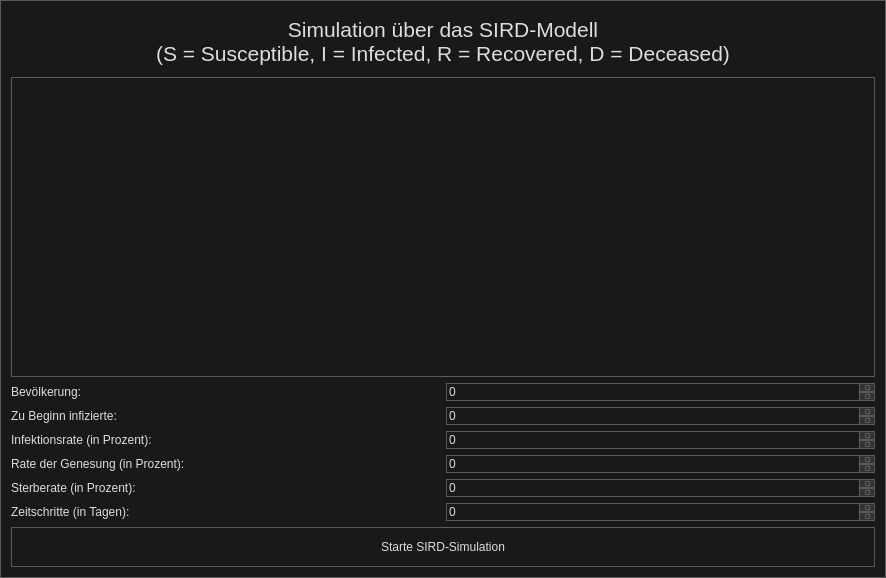
<?xml version="1.0" encoding="UTF-8"?>
<ui version="4.0">
 <class>Dialog</class>
 <widget class="QDialog" name="Dialog">
  <property name="geometry">
   <rect>
    <x>0</x>
    <y>0</y>
    <width>886</width>
    <height>578</height>
   </rect>
  </property>
  <property name="windowTitle">
   <string>Dialog</string>
  </property>
  <property name="styleSheet">
   <string notr="true">/*
	Copyright 2013 Emanuel Claesson

	Licensed under the Apache License, Version 2.0 (the &quot;License&quot;);
	you may not use this file except in compliance with the License.
	You may obtain a copy of the License at

		http://www.apache.org/licenses/LICENSE-2.0

	Unless required by applicable law or agreed to in writing, software
	distributed under the License is distributed on an &quot;AS IS&quot; BASIS,
	WITHOUT WARRANTIES OR CONDITIONS OF ANY KIND, either express or implied.
	See the License for the specific language governing permissions and
	limitations under the License.
*/

/*
	COLOR_DARK     = #191919
	COLOR_MEDIUM   = #353535
	COLOR_MEDLIGHT = #5A5A5A
	COLOR_LIGHT    = #DDDDDD
	COLOR_ACCENT   = #3D7848
*/

* {
	background: #191919;
	color: #DDDDDD;
	border: 1px solid #5A5A5A;
}

QWidget::item:selected {
	background: #3D7848;
}

QCheckBox, QRadioButton {
	border: none;
}

QRadioButton::indicator, QCheckBox::indicator {
	width: 13px;
	height: 13px;
}

QRadioButton::indicator::unchecked, QCheckBox::indicator::unchecked {
	border: 1px solid #5A5A5A;
	background: none;
}

QRadioButton::indicator::checked, QCheckBox::indicator::checked {
	border: 1px solid #5A5A5A;
	background: #3D7848;
}

QGroupBox {
	margin-top: 6px;
}

QGroupBox::title {
	top: -7px;
	left: 7px;
}

QScrollBar {
	border: 1px solid #5A5A5A;
	background: #191919;
}

QScrollBar:horizontal {
	height: 15px;
	margin: 0px 0px 0px 32px;
}

QScrollBar:vertical {
	width: 15px;
	margin: 32px 0px 0px 0px;
}

QScrollBar::handle {
	background: #353535;
	border: 1px solid #5A5A5A;
}

QScrollBar::handle:horizontal {
	border-width: 0px 1px 0px 1px;
}

QScrollBar::handle:vertical {
	border-width: 1px 0px 1px 0px;
}

QScrollBar::handle:horizontal {
	min-width: 20px;
}

QScrollBar::handle:vertical {
	min-height: 20px;
}

QScrollBar::add-line, QScrollBar::sub-line {
	background:#353535;
	border: 1px solid #5A5A5A;
	subcontrol-origin: margin;
}

QScrollBar::add-line {
	position: absolute;
}

QScrollBar::add-line:horizontal {
	width: 15px;
	subcontrol-position: left;
	left: 15px;
}

QScrollBar::add-line:vertical {
	height: 15px;
	subcontrol-position: top;
	top: 15px;
}

QScrollBar::sub-line:horizontal {
	width: 15px;
	subcontrol-position: top left;
}

QScrollBar::sub-line:vertical {
	height: 15px;
	subcontrol-position: top;
}

QScrollBar:left-arrow, QScrollBar::right-arrow, QScrollBar::up-arrow, QScrollBar::down-arrow {
	border: 1px solid #5A5A5A;
	width: 3px;
	height: 3px;
}

QScrollBar::add-page, QScrollBar::sub-page {
	background: none;
}

QAbstractButton:hover {
	background: #353535;
}

QAbstractButton:pressed {
	background: #5A5A5A;
}

QAbstractItemView {
	show-decoration-selected: 1;
	selection-background-color: #3D7848;
	selection-color: #DDDDDD;
	alternate-background-color: #353535;
}

QHeaderView {
	border: 1px solid #5A5A5A;
}

QHeaderView::section {
	background: #191919;
	border: 1px solid #5A5A5A;
	padding: 4px;
}

QHeaderView::section:selected, QHeaderView::section::checked {
	background: #353535;
}

QTableView {
	gridline-color: #5A5A5A;
}

QTabBar {
	margin-left: 2px;
}

QTabBar::tab {
	border-radius: 0px;
	padding: 4px;
	margin: 4px;
}

QTabBar::tab:selected {
	background: #353535;
}

QComboBox::down-arrow {
	border: 1px solid #5A5A5A;
	background: #353535;
}

QComboBox::drop-down {
	border: 1px solid #5A5A5A;
	background: #353535;
}

QComboBox::down-arrow {
	width: 3px;
	height: 3px;
	border: 1px solid #5A5A5A;
}

QAbstractSpinBox {
	padding-right: 15px;
}

QAbstractSpinBox::up-button, QAbstractSpinBox::down-button {
	border: 1px solid #5A5A5A;
	background: #353535;
	subcontrol-origin: border;
}

QAbstractSpinBox::up-arrow, QAbstractSpinBox::down-arrow {
	width: 3px;
	height: 3px;
	border: 1px solid #5A5A5A;
}

QSlider {
	border: none;
}

QSlider::groove:horizontal {
	height: 5px;
	margin: 4px 0px 4px 0px;
}

QSlider::groove:vertical {
	width: 5px;
	margin: 0px 4px 0px 4px;
}

QSlider::handle {
	border: 1px solid #5A5A5A;
	background: #808080;
}

QSlider::handle:horizontal {
	width: 15px;
	margin: -4px 0px -4px 0px;
}

QSlider::handle:vertical {
	height: 15px;
	margin: 0px -4px 0px -4px;
}

QSlider::add-page:vertical, QSlider::sub-page:horizontal {
	background: #3D7848;
}

QSlider::sub-page:vertical, QSlider::add-page:horizontal {
	background: #808080;
}

QLabel {
	border: none;
}

QProgressBar {
	text-align: center;
}

QProgressBar::chunk {
	width: 1px;
	background-color: #3D7848;
}

QMenu::separator {
	background: #353535;
}</string>
  </property>
  <layout class="QVBoxLayout" name="verticalLayout_2">
   <item>
    <widget class="QLabel" name="label">
     <property name="font">
      <font>
       <pointsize>16</pointsize>
       <weight>50</weight>
       <bold>false</bold>
      </font>
     </property>
     <property name="text">
      <string>Simulation über das SIRD-Modell
(S = Susceptible, I = Infected, R = Recovered, D = Deceased)</string>
     </property>
     <property name="alignment">
      <set>Qt::AlignCenter</set>
     </property>
    </widget>
   </item>
   <item>
    <layout class="QVBoxLayout" name="verticalLayout">
     <item>
      <widget class="PlotWidget" name="graphWidget_SIRD" native="true">
       <property name="minimumSize">
        <size>
         <width>300</width>
         <height>300</height>
        </size>
       </property>
      </widget>
     </item>
     <item>
      <layout class="QHBoxLayout" name="horizontalLayout">
       <item>
        <widget class="QLabel" name="label_population">
         <property name="text">
          <string>Bevölkerung:</string>
         </property>
        </widget>
       </item>
       <item>
        <widget class="QSpinBox" name="spinBox_population"/>
       </item>
      </layout>
     </item>
     <item>
      <layout class="QHBoxLayout" name="horizontalLayout_3">
       <item>
        <widget class="QLabel" name="label_initiallyInfected">
         <property name="text">
          <string>Zu Beginn infizierte:</string>
         </property>
        </widget>
       </item>
       <item>
        <widget class="QSpinBox" name="spinBox_initiallyInfected"/>
       </item>
      </layout>
     </item>
     <item>
      <layout class="QHBoxLayout" name="horizontalLayout_2">
       <item>
        <widget class="QLabel" name="label_infectionRate">
         <property name="text">
          <string>Infektionsrate (in Prozent):</string>
         </property>
        </widget>
       </item>
       <item>
        <widget class="QSpinBox" name="spinBox_infectionRate"/>
       </item>
      </layout>
     </item>
     <item>
      <layout class="QHBoxLayout" name="horizontalLayout_4">
       <item>
        <widget class="QLabel" name="label_healthyRate">
         <property name="text">
          <string>Rate der Genesung (in Prozent):</string>
         </property>
        </widget>
       </item>
       <item>
        <widget class="QSpinBox" name="spinBox_healthyRate"/>
       </item>
      </layout>
     </item>
     <item>
      <layout class="QHBoxLayout" name="horizontalLayout_5">
       <item>
        <widget class="QLabel" name="label_deathRate">
         <property name="text">
          <string>Sterberate (in Prozent):</string>
         </property>
        </widget>
       </item>
       <item>
        <widget class="QSpinBox" name="spinBox_deathRate"/>
       </item>
      </layout>
     </item>
     <item>
      <layout class="QHBoxLayout" name="horizontalLayout_6">
       <item>
        <widget class="QLabel" name="label_days">
         <property name="text">
          <string>Zeitschritte (in Tagen):</string>
         </property>
        </widget>
       </item>
       <item>
        <widget class="QSpinBox" name="spinBox_days"/>
       </item>
      </layout>
     </item>
     <item>
      <widget class="QPushButton" name="pushButton">
       <property name="minimumSize">
        <size>
         <width>0</width>
         <height>40</height>
        </size>
       </property>
       <property name="text">
        <string>Starte SIRD-Simulation</string>
       </property>
      </widget>
     </item>
    </layout>
   </item>
  </layout>
 </widget>
 <customwidgets>
  <customwidget>
   <class>PlotWidget</class>
   <extends>QWidget</extends>
   <header>pyqtgraph</header>
   <container>1</container>
  </customwidget>
 </customwidgets>
 <resources/>
 <connections/>
</ui>
